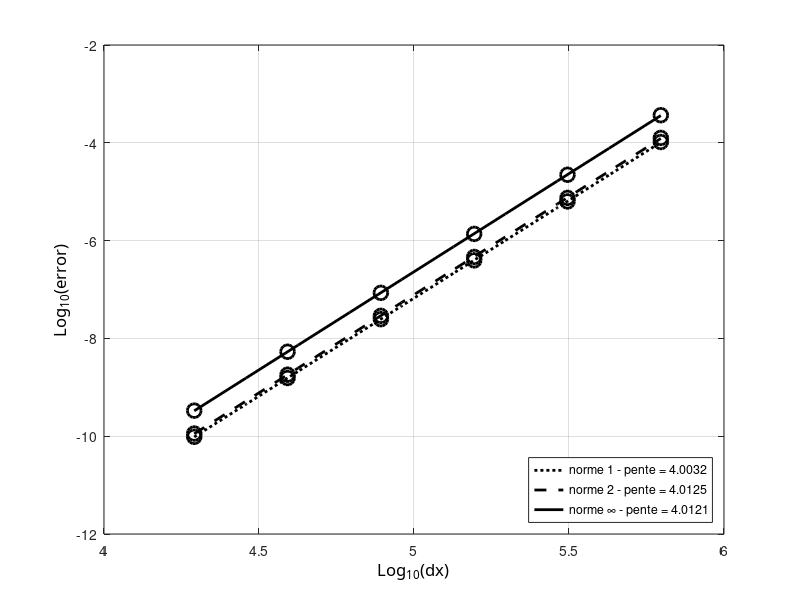

MATLAB code to generate this figure:
clc; clear all; close all;

radius=6371220;
N=[16 32 64 128 256 512];
dx=2*pi*radius./(4*N);
e1=[1.0377e-4 6.3236e-6 3.9444e-7 2.4726e-8 1.5500e-9 9.7139e-11];
e2=[1.2588e-4 7.4682e-6 4.6278e-7 2.8931e-8 1.8111e-9 1.1342e-10];
e3=[3.6670e-4 2.2222e-5 1.3713e-6  8.5415e-8 5.3339e-9 3.3330e-10];

ldx=log10(dx);
le1=log10(e1);
le2=log10(e2);
le3=log10(e3);

%% plot 1
figure(11); 
%% curve 1
hl1=plot(ldx,le1,'ok');
set(hl1,'LineWidth',2.0);
set(hl1,'MarkerSize',10);
set(hl1,'MarkerEdgeColor','k');

hold on;
[a1,b1]=polyfit(ldx,le1,1);
tt=linspace(min(ldx),max(ldx),10);
lsq1=a1(2)+a1(1)*tt;
% %% courbes...
hlf1=plot(tt,lsq1,':k');
set(hlf1,'LineWidth',2.0);


%% curve 2
hl1=plot(ldx,le2,'ok');
set(hl1,'LineWidth',2.0);
set(hl1,'MarkerSize',10);
set(hl1,'MarkerEdgeColor','k');

hold on;
[a2,b1]=polyfit(ldx,le2,1);
tt=linspace(min(ldx),max(ldx),10);
lsq1=a2(2)+a2(1)*tt;
% %% courbes...
hlf2=plot(tt,lsq1,'--k');
set(hlf2,'LineWidth',2.0);

%% curve 3
hl1=plot(ldx,le3,'ok');
set(hl1,'LineWidth',2.0);
set(hl1,'MarkerSize',10);
set(hl1,'MarkerEdgeColor','k');

hold on;
[a3,b1]=polyfit(ldx,le3,1);
tt=linspace(min(ldx),max(ldx),10);
lsq1=a3(2)+a3(1)*tt;
% %% courbes...
hlf3=plot(tt,lsq1,'-k');
set(hlf3,'LineWidth',2.0);

ha=gca;
xa=get(gca,'Xlabel');
set(ha,'Xgrid','on');
set(xa,'String','Log_{10}(dx)');
set (xa,'FontName','Calibri');
set(xa,'FontSize',12);

% ylabel
ha=gca;
ya=get(gca,'Ylabel');
set(ha,'Ygrid','on');
set(ya,'String','Log_{10}(error)');
set (ya,'FontName','Calibri');
set(ya,'FontSize',12);

%% legend
legend([hlf1,hlf2,hlf3],{['norme 1 - pente = ' num2str(a1(1))],['norme 2 - pente = ' num2str(a2(1))],['norme \infty - pente = ' num2str(a3(1))]},'Location','SouthEast')
